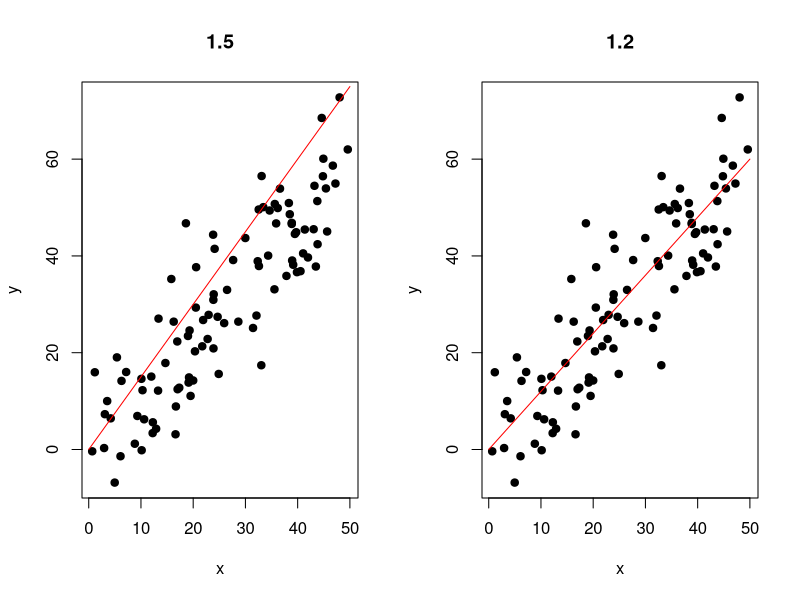

The R script that drew this image:
## ---- chunk 1
  par(mfrow=c(1,2))

  set.seed(0)
  num <- 100
  solution <- 1.2
  data <- data.frame(x = runif(num, 0, 50))
  
  data$y <- lapply(data$x, function(x) {
    x * solution + rnorm(1, sd = 10)
  })

  plot(data$x, data$y, pch = 19, xlab = "x", ylab = "y", main = "1.5")
  lines(c(0, 50), c(0, 50 * 1.5), col = "red")

  plot(data$x, data$y, pch = 19, xlab = "x", ylab = "y", main = "1.2")
  lines(c(0, 50), c(0, 50 * 1.2), col = "red")
